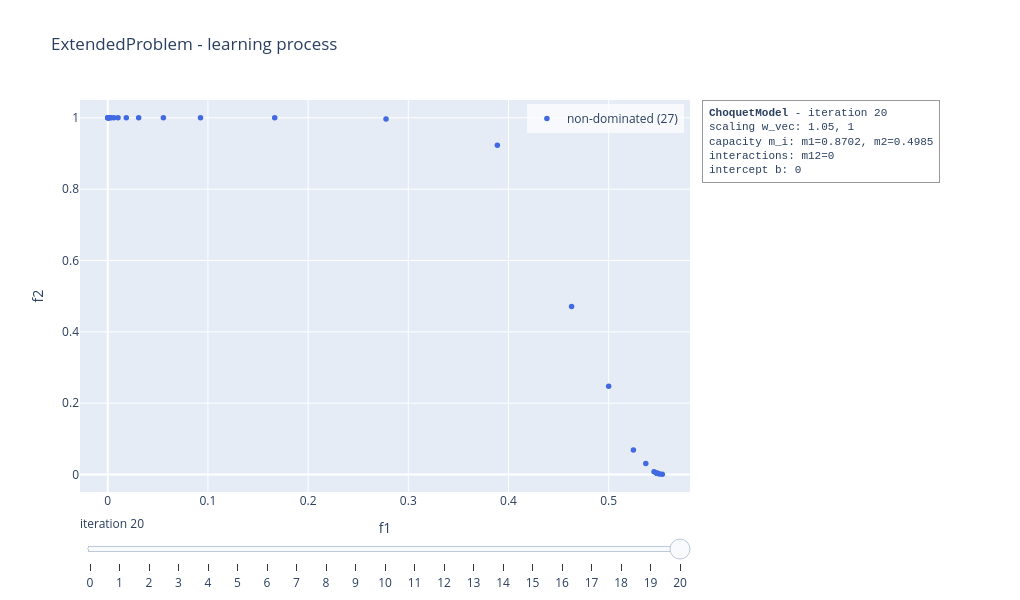

Notebook source saved alongside this figure:
### Code cell
choquet_model.visualise("learning", show = False)

### Figure 1 — Plotly figure (JSON) as saved in the notebook; plotly's stock layout.template omitted (floating-point values rounded to 4 significant figures)
{"data": [{"marker": {"color": "royalblue", "size": 5.5}, "mode": "markers", "name": "non-dominated (27)", "type": "scatter", "x": [0.3889, 0.5, 0.463, 0.537, 0.5247, 0.2778, 0.5535, 0.5453, 0.09259, 0.5494, 0.5508, 0.5485, 0.5476, 0.548, 0.1667, 0.03086, 0.05556, 0.01029, 0.01852, 0.003429, 0.006173, 0.001143, 0.0006859, 0.002058, 0.0002286, 1e-08, 0.0], "y": [0.9231, 0.2476, 0.4713, 0.03098, 0.06857, 0.9968, 0.001119, 0.007956, 1.0, 0.002746, 0.001724, 0.00354, 0.00446, 0.00398, 1.0, 1.0, 1.0, 1.0, 1.0, 1.0, 1.0, 1.0, 1.0, 1.0, 1.0, 1.0, 1.0]}], "layout": {"annotations": [{"align": "left", "bgcolor": "rgba(255,255,255,0.85)", "bordercolor": "#999999", "borderpad": 6, "borderwidth": 1, "font": {"family": "Courier New, monospace", "size": 11}, "showarrow": false, "text": "<b>ChoquetModel</b> - iteration 20<br>scaling w_vec: 1.05, 1<br>capacity m_i: m1=0.8702, m2=0.4985<br>interactions: m12=0<br>intercept b: 0", "x": 1.02, "xanchor": "left", "xref": "paper", "y": 1, "yanchor": "top", "yref": "paper"}], "height": 600, "legend": {"bgcolor": "rgba(255,255,255,0.7)", "x": 0.99, "xanchor": "right", "y": 0.99, "yanchor": "top"}, "margin": {"r": 330}, "showlegend": true, "sliders": [{"active": 20, "currentvalue": {"prefix": "iteration "}, "steps": [{"args": [["0"], {"frame": {"redraw": true}, "mode": "immediate"}], "label": "0", "method": "animate"}, {"args": [["1"], {"frame": {"redraw": true}, "mode": "immediate"}], "label": "1", "method": "animate"}, {"args": [["2"], {"frame": {"redraw": true}, "mode": "immediate"}], "label": "2", "method": "animate"}, {"args": [["3"], {"frame": {"redraw": true}, "mode": "immediate"}], "label": "3", "method": "animate"}, {"args": [["4"], {"frame": {"redraw": true}, "mode": "immediate"}], "label": "4", "method": "animate"}, {"args": [["5"], {"frame": {"redraw": true}, "mode": "immediate"}], "label": "5", "method": "animate"}, {"args": [["6"], {"frame": {"redraw": true}, "mode": "immediate"}], "label": "6", "method": "animate"}, {"args": [["7"], {"frame": {"redraw": true}, "mode": "immediate"}], "label": "7", "method": "animate"}, {"args": [["8"], {"frame": {"redraw": true}, "mode": "immediate"}], "label": "8", "method": "animate"}, {"args": [["9"], {"frame": {"redraw": true}, "mode": "immediate"}], "label": "9", "method": "animate"}, {"args": [["10"], {"frame": {"redraw": true}, "mode": "immediate"}], "label": "10", "method": "animate"}, {"args": [["11"], {"frame": {"redraw": true}, "mode": "immediate"}], "label": "11", "method": "animate"}, {"args": [["12"], {"frame": {"redraw": true}, "mode": "immediate"}], "label": "12", "method": "animate"}, {"args": [["13"], {"frame": {"redraw": true}, "mode": "immediate"}], "label": "13", "method": "animate"}, {"args": [["14"], {"frame": {"redraw": true}, "mode": "immediate"}], "label": "14", "method": "animate"}, {"args": [["15"], {"frame": {"redraw": true}, "mode": "immediate"}], "label": "15", "method": "animate"}, {"args": [["16"], {"frame": {"redraw": true}, "mode": "immediate"}], "label": "16", "method": "animate"}, {"args": [["17"], {"frame": {"redraw": true}, "mode": "immediate"}], "label": "17", "method": "animate"}, {"args": [["18"], {"frame": {"redraw": true}, "mode": "immediate"}], "label": "18", "method": "animate"}, {"args": [["19"], {"frame": {"redraw": true}, "mode": "immediate"}], "label": "19", "method": "animate"}, {"args": [["20"], {"frame": {"redraw": true}, "mode": "immediate"}], "label": "20", "method": "animate"}]}], "title": {"text": "ExtendedProblem - learning process"}, "width": 1020, "xaxis": {"range": [-0.02767, 0.5812], "title": {"text": "f1"}}, "yaxis": {"range": [-0.04883, 1.05], "title": {"text": "f2"}}}}
